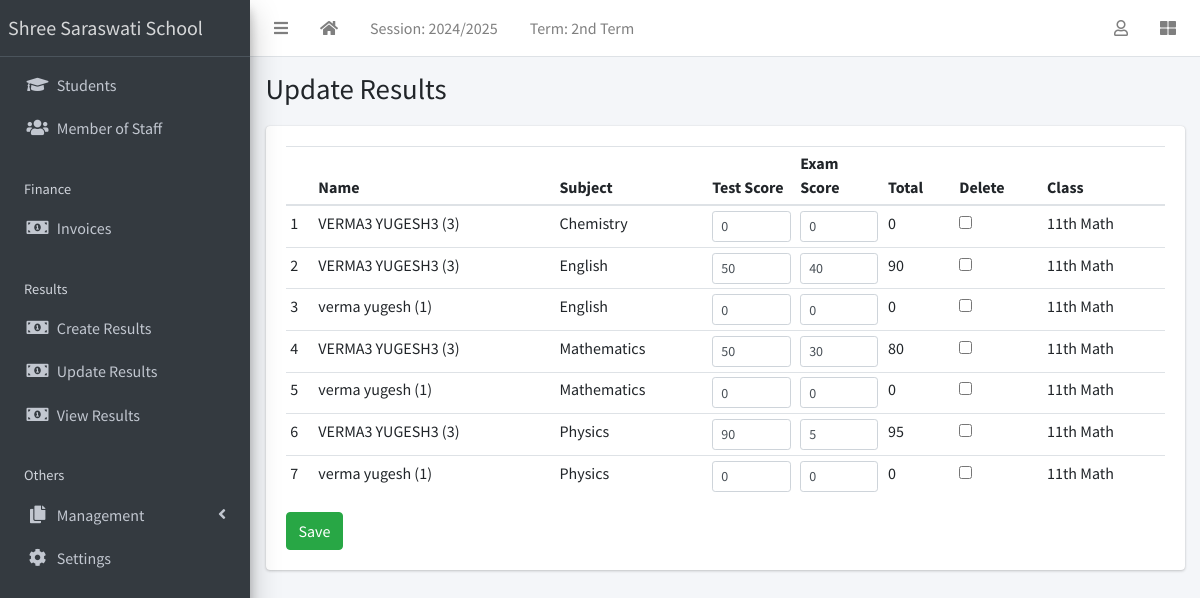
Screenshot of /result/edit-results/ (signed in) with the database file from the repository.
### apps/corecode/models.py (models this page shows, shortened)
class AcademicSession(models.Model):
    name = models.CharField(max_length=200, unique=True)
    current = models.BooleanField(default=True)
    class Meta:
        ordering = ["-name"]

class AcademicTerm(models.Model):
    name = models.CharField(max_length=20, unique=True)
    current = models.BooleanField(default=True)
    class Meta:
        ordering = ["name"]

class Subject(models.Model):
    name = models.CharField(max_length=200, unique=True)
    class Meta:
        ordering = ["name"]
    def __str__(self):
        return self.name

class StudentClass(models.Model):
    name = models.CharField(max_length=200, unique=True)
    class Meta:
        verbose_name = "Class"
        verbose_name_plural = "Classes"
        ordering = ["name"]
    def __str__(self):
        return self.name

### apps/result/models.py (models this page shows, shortened)
class Result(models.Model):
    student = models.ForeignKey(Student, on_delete=models.CASCADE)
    session = models.ForeignKey(AcademicSession, on_delete=models.CASCADE)
    term = models.ForeignKey(AcademicTerm, on_delete=models.CASCADE)
    current_class = models.ForeignKey(StudentClass, on_delete=models.CASCADE)
    subject = models.ForeignKey(Subject, on_delete=models.CASCADE)
    test_score = models.IntegerField(default=0)
    exam_score = models.IntegerField(default=0)
    class Meta:
        ordering = ["subject"]
    def total_score(self):
        return self.test_score + self.exam_score

### apps/students/models.py (models this page shows, shortened)
class Student(models.Model):
    STATUS_CHOICES = [("active", "Active"), ("inactive", "Inactive")]
    GENDER_CHOICES = [("male", "Male"), ("female", "Female")]
    current_status = models.CharField(
        max_length=10, choices=STATUS_CHOICES, default="active"
    )
    registration_number = models.CharField(max_length=200, unique=True)
    surname = models.CharField(max_length=200)
    firstname = models.CharField(max_length=200)
    other_name = models.CharField(max_length=200, blank=True)
    gender = models.CharField(max_length=10, choices=GENDER_CHOICES, default="male")
    date_of_birth = models.DateField(default=timezone.now)
    current_class = models.ForeignKey(
        StudentClass, on_delete=models.SET_NULL, blank=True, null=True
    )
    date_of_admission = models.DateField(default=timezone.now)
    mobile_num_regex = RegexValidator(
        regex="^[0-9]{10,15}$", message="Entered mobile number isn't in a right format!"
    )
    parent_mobile_number = models.CharField(
        validators=[mobile_num_regex], max_length=13, blank=True
    )
    address = models.TextField(blank=True)
    others = models.TextField(blank=True)
    passport = models.ImageField(blank=True, upload_to="students/passports/")
    class Meta:
        ordering = ["surname", "firstname", "other_name"]
    def __str__(self):
        return f"{self.surname} {self.firstname} {self.other_name} ({self.registration_number})"

### apps/result/views.py (the view)
# urls.py: path("edit-results/", edit_results, name="edit-results"),
@login_required
def edit_results(request):
    if request.method == "POST":
        form = EditResults(request.POST)
        if form.is_valid():
            form.save()
            messages.success(request, "Results successfully updated")
            return redirect("edit-results")
    else:
        results = Result.objects.filter(
            session=request.current_session, term=request.current_term
        )
        form = EditResults(queryset=results)
    return render(request, "result/edit_results.html", {"formset": form})

### apps/corecode/context_processors.py (called while the page is built)
def site_defaults(request):
    current_session = AcademicSession.objects.get(current=True)
    current_term = AcademicTerm.objects.get(current=True)
    vals = SiteConfig.objects.all()
    contexts = {
        "current_session": current_session.name,
        "current_term": current_term.name,
    }
    for val in vals:
        contexts[val.key] = val.value
    return contexts

### apps/result/templates/result/edit_results.html (shortened to what this page needs)
{% extends 'base.html' %}
{% load widget_tweaks %}
{% block title %}
Update Results
{% endblock title %}
{% block content %}
<form method="POST">
  <table id="studenttable" class="table table-sm">
    <thead>
      <tr>
        <th></th>
        <th>Name</th>
        <th>Subject</th>
        <th>Test Score</th>
        <th>Exam Score</th>
        <th>Total</th>
        <th>Delete</th>
        <th>Class</th>
      </tr>
    </thead>
    <tbody>
      {% for form in formset %}
        <tr>
          <td>{{forloop.counter }}</td>
          <td>{{form.instance.student }}</td>
          <td>{{form.instance.subject}}</td>
          <td style="width: 10%;">{{form.test_score | add_class:"form-control form-control-sm"}}</td>
          <td style="width: 10%;">{{form.exam_score | add_class:"form-control form-control-sm"}}</td>
          <td>{{form.instance.total_score}}</td>
          <td>{{form.DELETE}}</td>
          <td>{{form.instance.current_class}}</td>
        </tr>
      {% endfor %}
    </tbody>
  </table>
  <input type="submit" class="btn btn-success" value="Save">
  </form>
{% endblock content %}

### templates/base.html (shortened to what this page needs)
{% load static %}
<!DOCTYPE html>
<html lang="en">
<head>
  <link rel="stylesheet" href="{% static 'plugins/fontawesome-free/css/all.min.css' %}">
  <link rel="stylesheet" href="{% static 'plugins/toastr/toastr.min.css' %}">
  <link rel="stylesheet"
    href="{% static 'plugins/overlayScrollbars/css/OverlayScrollbars.min.css' %}">
  <link rel="stylesheet" href="{% static 'plugins/Datatables/datatables.min.css' %}" />
  <link rel="stylesheet" href="{% static 'dist/css/adminlte.min.css' %}">
</head>
<body
  class="hold-transition sidebar-mini layout-fixed layout-navbar-fixed layout-footer-fixed">
  <div class="wrapper">
    <nav class="main-header navbar navbar-expand navbar-white navbar-light">
      <ul class="navbar-nav">
        <li class="nav-item">
          <a class="nav-link" data-widget="pushmenu" href="#" role="button"><i
              class="fas fa-bars"></i></a>
        </li>
        <li class="nav-item d-none d-sm-inline-block">
          <a href="{% url 'home' %} " class="nav-link"><i class="fa fa-home"></i></a>
        </li>
        <li class="nav-item d-none d-sm-inline-block">
          <a href="{% url 'current-session' %}" class="nav-link">Session: {{ current_session }}</a>
        </li>
        <li class="nav-item d-none d-sm-inline-block">
          <a href="{% url 'current-session' %}" class="nav-link">Term: {{ current_term }}</a>
        </li>
      </ul>
      <ul class="navbar-nav ml-auto">
        <li class="nav-item dropdown">
          <a class="nav-link" data-toggle="dropdown" href="#">
            <i class="far fa-user"></i>
          </a>
        </li>
        <li class="nav-item">
          <a class="nav-link" data-widget="control-sidebar" data-slide="true"
            href="#" role="button"><i class="fas fa-th-large"></i></a>
        </li>
      </ul>
    </nav>
    <aside class="main-sidebar sidebar-dark-primary elevation-4">
      <a href="{% url 'home' %}" class="brand-link">Shree Saraswati  School</a>
      <div class="sidebar">
        <nav class="mt-2">
          <ul class="nav nav-pills nav-sidebar flex-column"
            data-widget="treeview" role="menu" data-accordion="false">
            <li class="nav-item">
              <a href="{% url 'student-list' %}" class="nav-link">
                <i class="nav-icon fas fa-graduation-cap"></i>
                <p>
                  Students
                </p>
              </a>
            </li>
            <li class="nav-item">
              <a href="{% url 'staff-list' %}" class="nav-link">
                <i class="nav-icon fas fa-users"></i>
                <p>
                  Member of Staff
                </p>
              </a>
            </li>
            <li class="nav-header">Finance</li>
            <li class="nav-item">
              <a href="{% url 'invoice-list' %}" class="nav-link">
                <i class="nav-icon fas fa-money-bill-alt"></i>
                <p>
                  Invoices
                </p>
              </a>
            </li>
            <li class="nav-header">Results</li>
            <li class="nav-item">
              <a href="{% url 'create-result' %}" class="nav-link">
                <i class="nav-icon fas fa-money-bill-alt"></i>
                <p>
                  Create Results
                </p>
              </a>
            </li>
            <li class="nav-item">
              <a href="{% url 'edit-results' %}" class="nav-link">
                <i class="nav-icon fas fa-money-bill-alt"></i>
                <p>
                  Update Results
                </p>
              </a>
            </li>
            <li class="nav-item">
              <a href="{% url 'view-results' %}" class="nav-link">
                <i class="nav-icon fas fa-money-bill-alt"></i>
                <p>
                  View Results
                </p>
              </a>
            </li>
            <li class="nav-header">Others</li>
            <li class="nav-item has-treeview">
              <a href="#" class="nav-link">
                <i class="nav-icon fas fa-copy"></i>
                <p>
                  Management
                  <i class="fas fa-angle-left right"></i>
                </p>
              </a>
            </li>
            <li class="nav-item">
              <a href="{% url 'configs' %}" class="nav-link">
                <i class="nav-icon fas fa-cog"></i>
                <p>
                  Settings
                </p>
              </a>
            </li>
          </ul>
        </nav>
      </div>
    </aside>
    <div class="content-wrapper">
      <section class="content-header">
        <div class="container-fluid">
          <div class="row mb-1">
            <div class="col-sm-8">
              <h1>{% block title %}{% endblock title %}</h1>
            </div>
            <div class="col-sm-4">
            </div>
          </div>
        </div>
      </section>
      <section class="content">
        <div class="container-fluid">
          <div class="row">
            <div class="col-md-12">
              {% block fullcard %}
              <div class="card">
                <div class="card-body">
                  <div class="row">
                    <div class="col">
                      {% block content %}
                      {% endblock content %}
                    </div>
                  </div>
                </div>
              </div>
              {% endblock fullcard %}
            </div>
          </div>
        </div>
      </section>
    </div>
  </div>
</body>
</html>

### rows the page displays
AcademicSession: name "2024/2025"
AcademicTerm: name "2nd Term"
Result: instance.student "VERMA3 YUGESH3 (3)", instance.subject "Chemistry", instance.total_score "0", instance.current_class "11th Math"
Result: instance.student "VERMA3 YUGESH3 (3)", instance.subject "English", instance.total_score "90", instance.current_class "11th Math"
Result: instance.student "verma yugesh (1)", instance.subject "English", instance.total_score "0", instance.current_class "11th Math"
Result: instance.student "VERMA3 YUGESH3 (3)", instance.subject "Mathematics", instance.total_score "80", instance.current_class "11th Math"
Result: instance.student "verma yugesh (1)", instance.subject "Mathematics", instance.total_score "0", instance.current_class "11th Math"
Result: instance.student "VERMA3 YUGESH3 (3)", instance.subject "Physics", instance.total_score "95", instance.current_class "11th Math"
Result: instance.student "verma yugesh (1)", instance.subject "Physics", instance.total_score "0", instance.current_class "11th Math"
